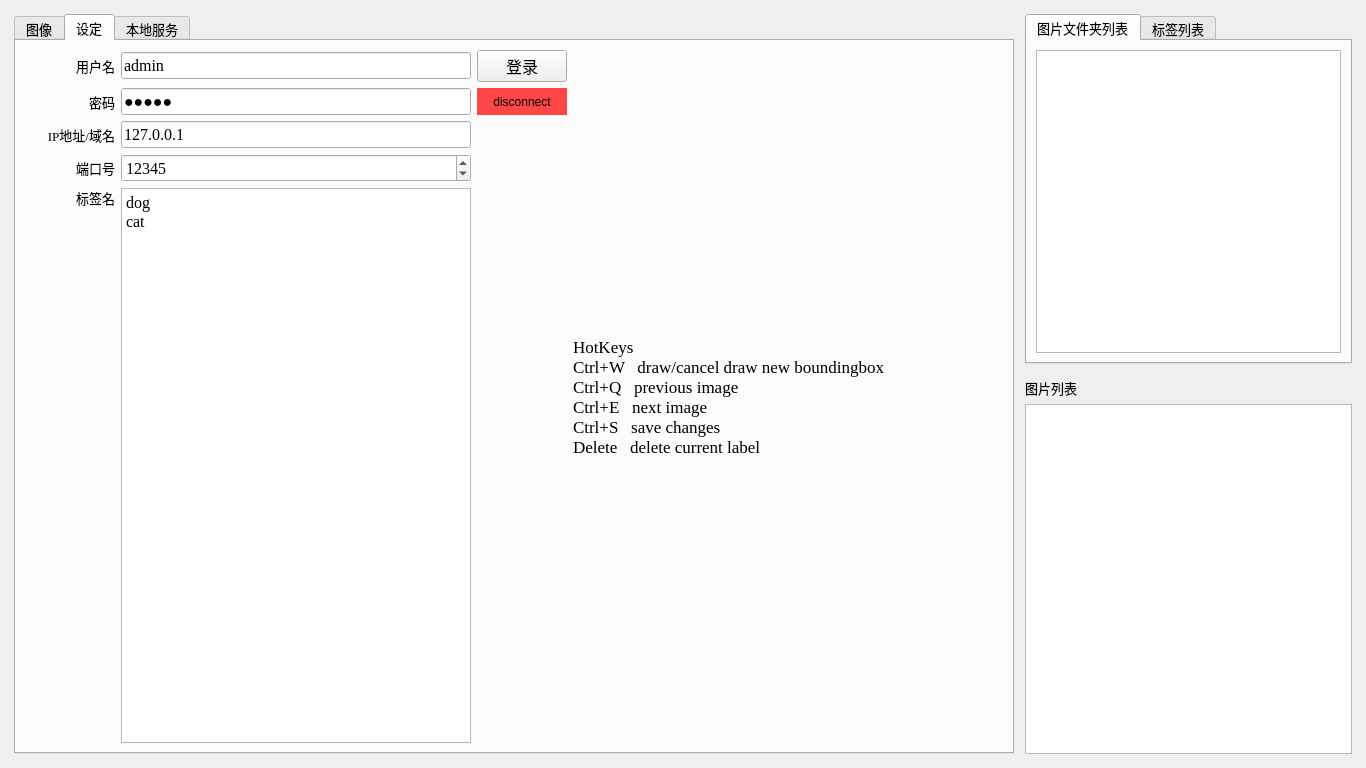
<?xml version="1.0" encoding="UTF-8"?>
<ui version="4.0">
 <class>MainWindow</class>
 <widget class="QMainWindow" name="MainWindow">
  <property name="geometry">
   <rect>
    <x>0</x>
    <y>0</y>
    <width>1366</width>
    <height>768</height>
   </rect>
  </property>
  <property name="minimumSize">
   <size>
    <width>1366</width>
    <height>768</height>
   </size>
  </property>
  <property name="font">
   <font>
    <family>Times New Roman</family>
    <pointsize>10</pointsize>
   </font>
  </property>
  <property name="windowTitle">
   <string>RemoteLabel</string>
  </property>
  <widget class="QWidget" name="centralwidget">
   <layout class="QGridLayout" name="gridLayout">
    <item row="3" column="3">
     <widget class="QLabel" name="label_7">
      <property name="text">
       <string>图片列表</string>
      </property>
     </widget>
    </item>
    <item row="0" column="1">
     <spacer name="verticalSpacer">
      <property name="orientation">
       <enum>Qt::Vertical</enum>
      </property>
      <property name="sizeType">
       <enum>QSizePolicy::Fixed</enum>
      </property>
      <property name="sizeHint" stdset="0">
       <size>
        <width>20</width>
        <height>5</height>
       </size>
      </property>
     </spacer>
    </item>
    <item row="5" column="3">
     <spacer name="verticalSpacer_2">
      <property name="orientation">
       <enum>Qt::Vertical</enum>
      </property>
      <property name="sizeType">
       <enum>QSizePolicy::Fixed</enum>
      </property>
      <property name="sizeHint" stdset="0">
       <size>
        <width>20</width>
        <height>5</height>
       </size>
      </property>
     </spacer>
    </item>
    <item row="1" column="0">
     <spacer name="horizontalSpacer">
      <property name="orientation">
       <enum>Qt::Horizontal</enum>
      </property>
      <property name="sizeType">
       <enum>QSizePolicy::Fixed</enum>
      </property>
      <property name="sizeHint" stdset="0">
       <size>
        <width>5</width>
        <height>20</height>
       </size>
      </property>
     </spacer>
    </item>
    <item row="2" column="3">
     <spacer name="verticalSpacer_6">
      <property name="orientation">
       <enum>Qt::Vertical</enum>
      </property>
      <property name="sizeType">
       <enum>QSizePolicy::Fixed</enum>
      </property>
      <property name="sizeHint" stdset="0">
       <size>
        <width>20</width>
        <height>2</height>
       </size>
      </property>
     </spacer>
    </item>
    <item row="1" column="2">
     <spacer name="horizontalSpacer_6">
      <property name="orientation">
       <enum>Qt::Horizontal</enum>
      </property>
      <property name="sizeType">
       <enum>QSizePolicy::Fixed</enum>
      </property>
      <property name="sizeHint" stdset="0">
       <size>
        <width>5</width>
        <height>20</height>
       </size>
      </property>
     </spacer>
    </item>
    <item row="1" column="4">
     <spacer name="horizontalSpacer_2">
      <property name="orientation">
       <enum>Qt::Horizontal</enum>
      </property>
      <property name="sizeType">
       <enum>QSizePolicy::Fixed</enum>
      </property>
      <property name="sizeHint" stdset="0">
       <size>
        <width>5</width>
        <height>20</height>
       </size>
      </property>
     </spacer>
    </item>
    <item row="4" column="3">
     <widget class="QListWidget" name="image_list">
      <property name="maximumSize">
       <size>
        <width>400</width>
        <height>16777215</height>
       </size>
      </property>
      <property name="font">
       <font>
        <family>Times New Roman</family>
        <pointsize>12</pointsize>
        <weight>75</weight>
        <bold>true</bold>
       </font>
      </property>
      <property name="mouseTracking">
       <bool>true</bool>
      </property>
     </widget>
    </item>
    <item row="1" column="3">
     <widget class="QTabWidget" name="tag_tab">
      <property name="minimumSize">
       <size>
        <width>300</width>
        <height>0</height>
       </size>
      </property>
      <property name="maximumSize">
       <size>
        <width>400</width>
        <height>16777215</height>
       </size>
      </property>
      <property name="currentIndex">
       <number>0</number>
      </property>
      <widget class="QWidget" name="tab_3">
       <attribute name="title">
        <string>图片文件夹列表</string>
       </attribute>
       <layout class="QGridLayout" name="gridLayout_2">
        <item row="0" column="0">
         <widget class="QListWidget" name="dir_list">
          <property name="font">
           <font>
            <family>Times New Roman</family>
            <pointsize>12</pointsize>
            <weight>75</weight>
            <bold>true</bold>
           </font>
          </property>
         </widget>
        </item>
       </layout>
      </widget>
      <widget class="QWidget" name="tab_4">
       <attribute name="title">
        <string>标签列表</string>
       </attribute>
       <layout class="QGridLayout" name="gridLayout_4">
        <item row="0" column="0">
         <widget class="QListWidget" name="anno_list">
          <property name="font">
           <font>
            <family>Times New Roman</family>
            <pointsize>12</pointsize>
            <weight>75</weight>
            <bold>true</bold>
           </font>
          </property>
          <property name="mouseTracking">
           <bool>true</bool>
          </property>
         </widget>
        </item>
       </layout>
      </widget>
     </widget>
    </item>
    <item row="1" column="1" rowspan="4">
     <widget class="QTabWidget" name="main_tab">
      <property name="minimumSize">
       <size>
        <width>1000</width>
        <height>0</height>
       </size>
      </property>
      <property name="currentIndex">
       <number>1</number>
      </property>
      <widget class="QWidget" name="tab">
       <attribute name="title">
        <string>图像</string>
       </attribute>
       <layout class="QGridLayout" name="gridLayout_3">
        <item row="4" column="1">
         <spacer name="verticalSpacer_3">
          <property name="orientation">
           <enum>Qt::Vertical</enum>
          </property>
          <property name="sizeType">
           <enum>QSizePolicy::Fixed</enum>
          </property>
          <property name="sizeHint" stdset="0">
           <size>
            <width>20</width>
            <height>5</height>
           </size>
          </property>
         </spacer>
        </item>
        <item row="2" column="1">
         <spacer name="verticalSpacer_4">
          <property name="orientation">
           <enum>Qt::Vertical</enum>
          </property>
          <property name="sizeType">
           <enum>QSizePolicy::Fixed</enum>
          </property>
          <property name="sizeHint" stdset="0">
           <size>
            <width>20</width>
            <height>1</height>
           </size>
          </property>
         </spacer>
        </item>
        <item row="3" column="2">
         <spacer name="horizontalSpacer_3">
          <property name="orientation">
           <enum>Qt::Horizontal</enum>
          </property>
          <property name="sizeType">
           <enum>QSizePolicy::Fixed</enum>
          </property>
          <property name="sizeHint" stdset="0">
           <size>
            <width>5</width>
            <height>20</height>
           </size>
          </property>
         </spacer>
        </item>
        <item row="1" column="1">
         <widget class="QLabel" name="image_name">
          <property name="minimumSize">
           <size>
            <width>0</width>
            <height>25</height>
           </size>
          </property>
          <property name="maximumSize">
           <size>
            <width>16777215</width>
            <height>26</height>
           </size>
          </property>
          <property name="font">
           <font>
            <family>Times New Roman</family>
            <pointsize>13</pointsize>
            <weight>75</weight>
            <bold>true</bold>
           </font>
          </property>
          <property name="text">
           <string>image name</string>
          </property>
         </widget>
        </item>
        <item row="3" column="1">
         <widget class="QLabel" name="image">
          <property name="minimumSize">
           <size>
            <width>800</width>
            <height>600</height>
           </size>
          </property>
          <property name="styleSheet">
           <string notr="true">QLabel{background-color: rgba(127,127,127,0.8);}</string>
          </property>
          <property name="text">
           <string/>
          </property>
         </widget>
        </item>
        <item row="0" column="1">
         <spacer name="verticalSpacer_5">
          <property name="orientation">
           <enum>Qt::Vertical</enum>
          </property>
          <property name="sizeType">
           <enum>QSizePolicy::Fixed</enum>
          </property>
          <property name="sizeHint" stdset="0">
           <size>
            <width>20</width>
            <height>1</height>
           </size>
          </property>
         </spacer>
        </item>
        <item row="3" column="0">
         <spacer name="horizontalSpacer_4">
          <property name="orientation">
           <enum>Qt::Horizontal</enum>
          </property>
          <property name="sizeType">
           <enum>QSizePolicy::Fixed</enum>
          </property>
          <property name="sizeHint" stdset="0">
           <size>
            <width>5</width>
            <height>20</height>
           </size>
          </property>
         </spacer>
        </item>
       </layout>
      </widget>
      <widget class="QWidget" name="tab_2">
       <attribute name="title">
        <string>设定</string>
       </attribute>
       <layout class="QGridLayout" name="gridLayout_5">
        <item row="0" column="0">
         <widget class="QLabel" name="label">
          <property name="text">
           <string>用户名</string>
          </property>
          <property name="alignment">
           <set>Qt::AlignRight|Qt::AlignTrailing|Qt::AlignVCenter</set>
          </property>
         </widget>
        </item>
        <item row="0" column="1">
         <widget class="QLineEdit" name="user">
          <property name="maximumSize">
           <size>
            <width>350</width>
            <height>16777215</height>
           </size>
          </property>
          <property name="font">
           <font>
            <family>Times New Roman</family>
            <pointsize>12</pointsize>
           </font>
          </property>
          <property name="text">
           <string>admin</string>
          </property>
          <property name="maxLength">
           <number>32</number>
          </property>
         </widget>
        </item>
        <item row="0" column="2">
         <widget class="QPushButton" name="login_out">
          <property name="maximumSize">
           <size>
            <width>90</width>
            <height>16777215</height>
           </size>
          </property>
          <property name="font">
           <font>
            <family>Times New Roman</family>
            <pointsize>12</pointsize>
           </font>
          </property>
          <property name="text">
           <string>登录</string>
          </property>
         </widget>
        </item>
        <item row="1" column="0">
         <widget class="QLabel" name="label_2">
          <property name="text">
           <string>密码</string>
          </property>
          <property name="alignment">
           <set>Qt::AlignRight|Qt::AlignTrailing|Qt::AlignVCenter</set>
          </property>
         </widget>
        </item>
        <item row="1" column="1">
         <widget class="QLineEdit" name="password">
          <property name="maximumSize">
           <size>
            <width>350</width>
            <height>16777215</height>
           </size>
          </property>
          <property name="font">
           <font>
            <family>Times New Roman</family>
            <pointsize>12</pointsize>
           </font>
          </property>
          <property name="text">
           <string>admin</string>
          </property>
          <property name="maxLength">
           <number>32</number>
          </property>
          <property name="echoMode">
           <enum>QLineEdit::Password</enum>
          </property>
         </widget>
        </item>
        <item row="1" column="2">
         <widget class="QLabel" name="connection_status">
          <property name="styleSheet">
           <string notr="true">QLabel{background-color: rgb(255,70,70);}</string>
          </property>
          <property name="text">
           <string>disconnect</string>
          </property>
          <property name="alignment">
           <set>Qt::AlignCenter</set>
          </property>
         </widget>
        </item>
        <item row="2" column="0">
         <widget class="QLabel" name="label_3">
          <property name="text">
           <string>IP地址/域名</string>
          </property>
          <property name="alignment">
           <set>Qt::AlignRight|Qt::AlignTrailing|Qt::AlignVCenter</set>
          </property>
         </widget>
        </item>
        <item row="2" column="1">
         <widget class="QLineEdit" name="ip">
          <property name="maximumSize">
           <size>
            <width>350</width>
            <height>16777215</height>
           </size>
          </property>
          <property name="font">
           <font>
            <family>Times New Roman</family>
            <pointsize>12</pointsize>
           </font>
          </property>
          <property name="text">
           <string>127.0.0.1</string>
          </property>
         </widget>
        </item>
        <item row="3" column="0">
         <widget class="QLabel" name="label_4">
          <property name="text">
           <string>端口号</string>
          </property>
          <property name="alignment">
           <set>Qt::AlignRight|Qt::AlignTrailing|Qt::AlignVCenter</set>
          </property>
         </widget>
        </item>
        <item row="4" column="0">
         <widget class="QLabel" name="label_5">
          <property name="maximumSize">
           <size>
            <width>90</width>
            <height>16777215</height>
           </size>
          </property>
          <property name="text">
           <string>标签名</string>
          </property>
          <property name="alignment">
           <set>Qt::AlignRight|Qt::AlignTop|Qt::AlignTrailing</set>
          </property>
         </widget>
        </item>
        <item row="4" column="1">
         <widget class="QPlainTextEdit" name="labels_name">
          <property name="maximumSize">
           <size>
            <width>350</width>
            <height>65535</height>
           </size>
          </property>
          <property name="font">
           <font>
            <family>Times New Roman</family>
            <pointsize>12</pointsize>
            <weight>50</weight>
            <bold>false</bold>
           </font>
          </property>
          <property name="plainText">
           <string>dog
cat
</string>
          </property>
         </widget>
        </item>
        <item row="0" column="3" rowspan="5">
         <widget class="QLabel" name="Tips">
          <property name="font">
           <font>
            <family>Times New Roman</family>
            <pointsize>13</pointsize>
           </font>
          </property>
          <property name="text">
           <string>HotKeys
Ctrl+W   draw/cancel draw new boundingbox
Ctrl+Q   previous image
Ctrl+E   next image
Ctrl+S   save changes
Delete   delete current label</string>
          </property>
          <property name="alignment">
           <set>Qt::AlignLeading|Qt::AlignLeft|Qt::AlignVCenter</set>
          </property>
         </widget>
        </item>
        <item row="3" column="1">
         <widget class="QSpinBox" name="port">
          <property name="minimumSize">
           <size>
            <width>0</width>
            <height>25</height>
           </size>
          </property>
          <property name="font">
           <font>
            <family>Times New Roman</family>
            <pointsize>12</pointsize>
           </font>
          </property>
          <property name="minimum">
           <number>1</number>
          </property>
          <property name="maximum">
           <number>65535</number>
          </property>
          <property name="value">
           <number>12345</number>
          </property>
         </widget>
        </item>
       </layout>
      </widget>
      <widget class="QWidget" name="tab_5">
       <attribute name="title">
        <string>本地服务</string>
       </attribute>
       <layout class="QGridLayout" name="gridLayout_6">
        <item row="1" column="1">
         <widget class="QLineEdit" name="local_pwd">
          <property name="maximumSize">
           <size>
            <width>350</width>
            <height>16777215</height>
           </size>
          </property>
          <property name="font">
           <font>
            <family>Times New Roman</family>
            <pointsize>12</pointsize>
           </font>
          </property>
          <property name="text">
           <string>admin</string>
          </property>
          <property name="maxLength">
           <number>32</number>
          </property>
          <property name="echoMode">
           <enum>QLineEdit::Password</enum>
          </property>
         </widget>
        </item>
        <item row="6" column="1">
         <widget class="QCheckBox" name="localService">
          <property name="text">
           <string>开启本地服务</string>
          </property>
         </widget>
        </item>
        <item row="2" column="0">
         <widget class="QLabel" name="label_6">
          <property name="text">
           <string>Host</string>
          </property>
          <property name="alignment">
           <set>Qt::AlignRight|Qt::AlignTrailing|Qt::AlignVCenter</set>
          </property>
         </widget>
        </item>
        <item row="0" column="0">
         <widget class="QLabel" name="label_8">
          <property name="minimumSize">
           <size>
            <width>90</width>
            <height>0</height>
           </size>
          </property>
          <property name="text">
           <string>登录用户名</string>
          </property>
          <property name="alignment">
           <set>Qt::AlignRight|Qt::AlignTrailing|Qt::AlignVCenter</set>
          </property>
         </widget>
        </item>
        <item row="0" column="1">
         <widget class="QLineEdit" name="local_user">
          <property name="maximumSize">
           <size>
            <width>350</width>
            <height>16777215</height>
           </size>
          </property>
          <property name="font">
           <font>
            <family>Times New Roman</family>
            <pointsize>12</pointsize>
           </font>
          </property>
          <property name="text">
           <string>admin</string>
          </property>
          <property name="maxLength">
           <number>32</number>
          </property>
         </widget>
        </item>
        <item row="5" column="1">
         <widget class="QLineEdit" name="rootPath">
          <property name="minimumSize">
           <size>
            <width>0</width>
            <height>25</height>
           </size>
          </property>
          <property name="maximumSize">
           <size>
            <width>350</width>
            <height>16777215</height>
           </size>
          </property>
          <property name="font">
           <font>
            <family>Times New Roman</family>
            <pointsize>12</pointsize>
           </font>
          </property>
          <property name="text">
           <string>./images</string>
          </property>
         </widget>
        </item>
        <item row="4" column="0">
         <widget class="QLabel" name="label_10">
          <property name="text">
           <string>服务端口号</string>
          </property>
          <property name="alignment">
           <set>Qt::AlignRight|Qt::AlignTrailing|Qt::AlignVCenter</set>
          </property>
         </widget>
        </item>
        <item row="4" column="1">
         <widget class="QSpinBox" name="local_port">
          <property name="minimumSize">
           <size>
            <width>0</width>
            <height>25</height>
           </size>
          </property>
          <property name="font">
           <font>
            <family>Times New Roman</family>
            <pointsize>12</pointsize>
           </font>
          </property>
          <property name="minimum">
           <number>1</number>
          </property>
          <property name="maximum">
           <number>65535</number>
          </property>
          <property name="value">
           <number>12345</number>
          </property>
         </widget>
        </item>
        <item row="1" column="2">
         <spacer name="horizontalSpacer_5">
          <property name="orientation">
           <enum>Qt::Horizontal</enum>
          </property>
          <property name="sizeHint" stdset="0">
           <size>
            <width>40</width>
            <height>20</height>
           </size>
          </property>
         </spacer>
        </item>
        <item row="5" column="0">
         <widget class="QLabel" name="label_11">
          <property name="text">
           <string>数据集根目录</string>
          </property>
          <property name="alignment">
           <set>Qt::AlignRight|Qt::AlignTrailing|Qt::AlignVCenter</set>
          </property>
         </widget>
        </item>
        <item row="1" column="0">
         <widget class="QLabel" name="label_9">
          <property name="text">
           <string>登录密码</string>
          </property>
          <property name="alignment">
           <set>Qt::AlignRight|Qt::AlignTrailing|Qt::AlignVCenter</set>
          </property>
         </widget>
        </item>
        <item row="8" column="1">
         <spacer name="verticalSpacer_7">
          <property name="orientation">
           <enum>Qt::Vertical</enum>
          </property>
          <property name="sizeHint" stdset="0">
           <size>
            <width>20</width>
            <height>40</height>
           </size>
          </property>
         </spacer>
        </item>
        <item row="2" column="1">
         <widget class="QLineEdit" name="local_host">
          <property name="maximumSize">
           <size>
            <width>350</width>
            <height>16777215</height>
           </size>
          </property>
          <property name="font">
           <font>
            <family>Times New Roman</family>
            <pointsize>12</pointsize>
           </font>
          </property>
          <property name="text">
           <string>0.0.0.0</string>
          </property>
         </widget>
        </item>
        <item row="7" column="1">
         <widget class="QLabel" name="wrongrootpath">
          <property name="styleSheet">
           <string notr="true">QLabel{color:red;}</string>
          </property>
          <property name="text">
           <string>该目录不存在！</string>
          </property>
         </widget>
        </item>
       </layout>
      </widget>
     </widget>
    </item>
   </layout>
  </widget>
  <widget class="QMenuBar" name="menubar">
   <property name="geometry">
    <rect>
     <x>0</x>
     <y>0</y>
     <width>1366</width>
     <height>21</height>
    </rect>
   </property>
  </widget>
 </widget>
 <resources/>
 <connections/>
</ui>
